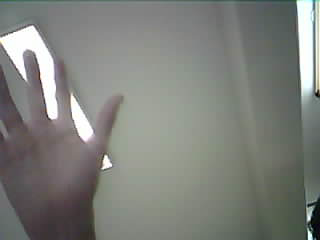
#> input picture images/opencv_frame_0.png, 320 x 240 px
$ python remove_brackground.py
#> lines starting #> are read from the running program, lines starting #| are printed output that depends on the picture; after the words box and inside, x2 and y2 are one past the last pixel; in counts of white or black regions, pixels touching at a corner belong together
import cv2
import numpy as np
import matplotlib.pyplot as plt

img_name = "images/opencv_frame_0.png"
img = cv2.imread(img_name)
#> img is the input picture: shape (240, 320, 3); mean B, G, R 123.1, 128.1, 126.2
img_gray = cv2.cvtColor(img, cv2.COLOR_BGR2GRAY)
_, thresh_img = cv2.threshold(img_gray, 0, 255, cv2.THRESH_BINARY + cv2.THRESH_OTSU)
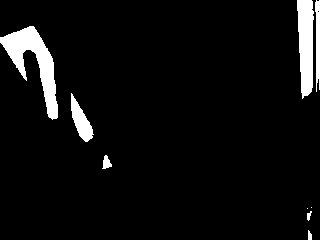
#> thresh_img: shape (240, 320); 5.6% white; 9 white regions (2 under 20 px)

contours, _ = cv2.findContours(thresh_img, cv2.RETR_EXTERNAL, cv2.CHAIN_APPROX_SIMPLE)
#> contours = 9 contours, 3 with area under 20; largest, box (x1, y1, x2, y2) and area: (0, 26, 58, 120) 1830, (297, 0, 314, 99) 1202, (71, 93, 94, 142) 469, (315, 0, 320, 92) 248, (102, 155, 112, 169) 67, (308, 230, 312, 240) 20
largest_contour_idx = max(range(len(contours)), key=lambda i: cv2.contourArea(contours[i]))
#> largest_contour_idx = 6
mask = np.zeros_like(img_gray)

cv2.drawContours(mask, [contours[largest_contour_idx]], 0, (255, 255, 255), -1)
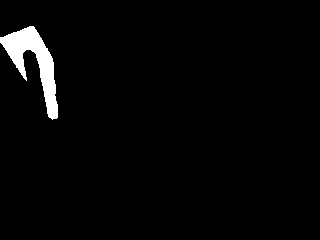
#> mask: shape (240, 320); 2.6% white; 1 white region, box (x1, y1, x2, y2) and area: (0, 26, 58, 120) 1972
masked_img = cv2.bitwise_and(img, img, mask=mask)

plt.imshow(masked_img[...,::-1])
plt.show()
